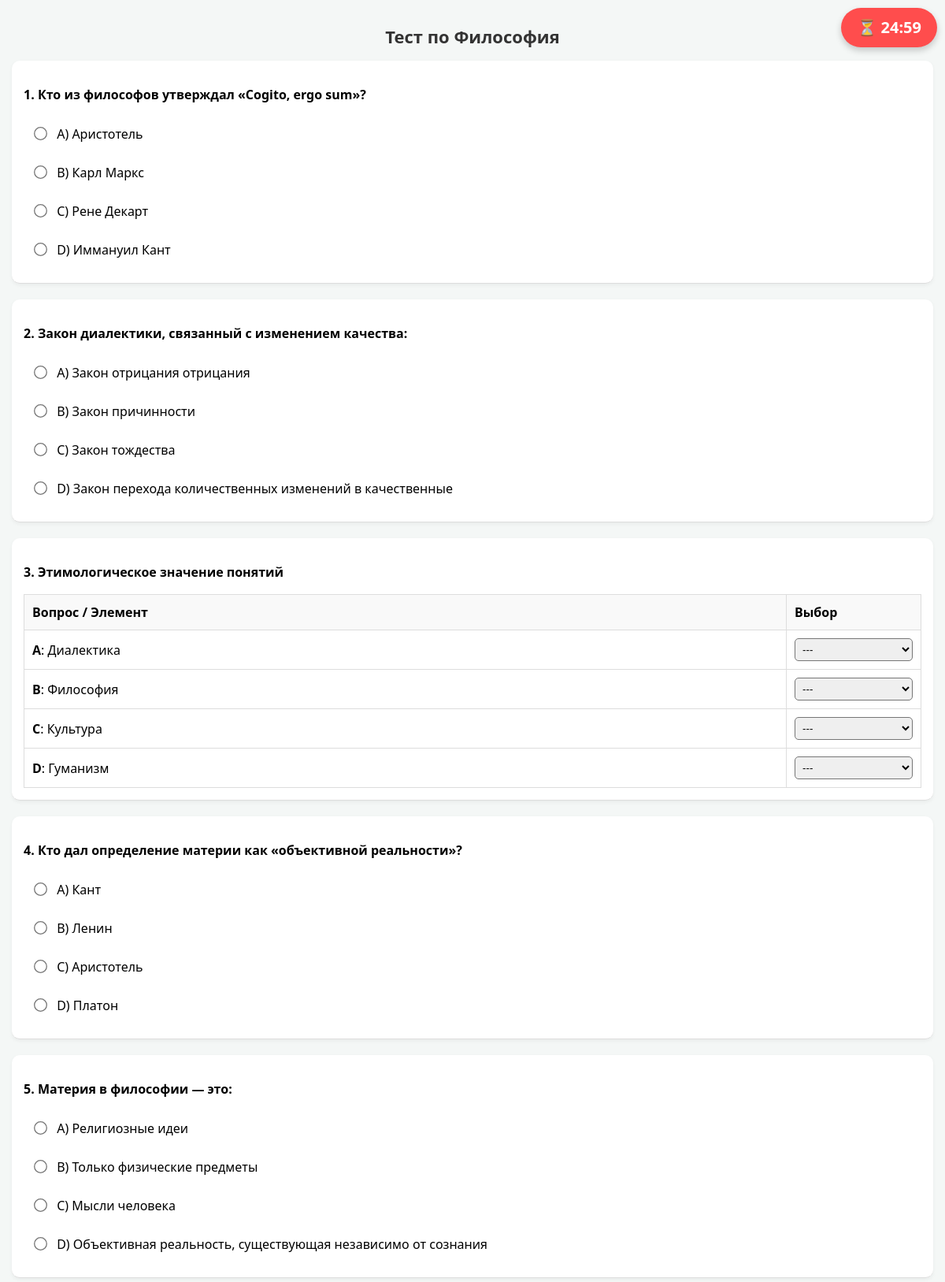
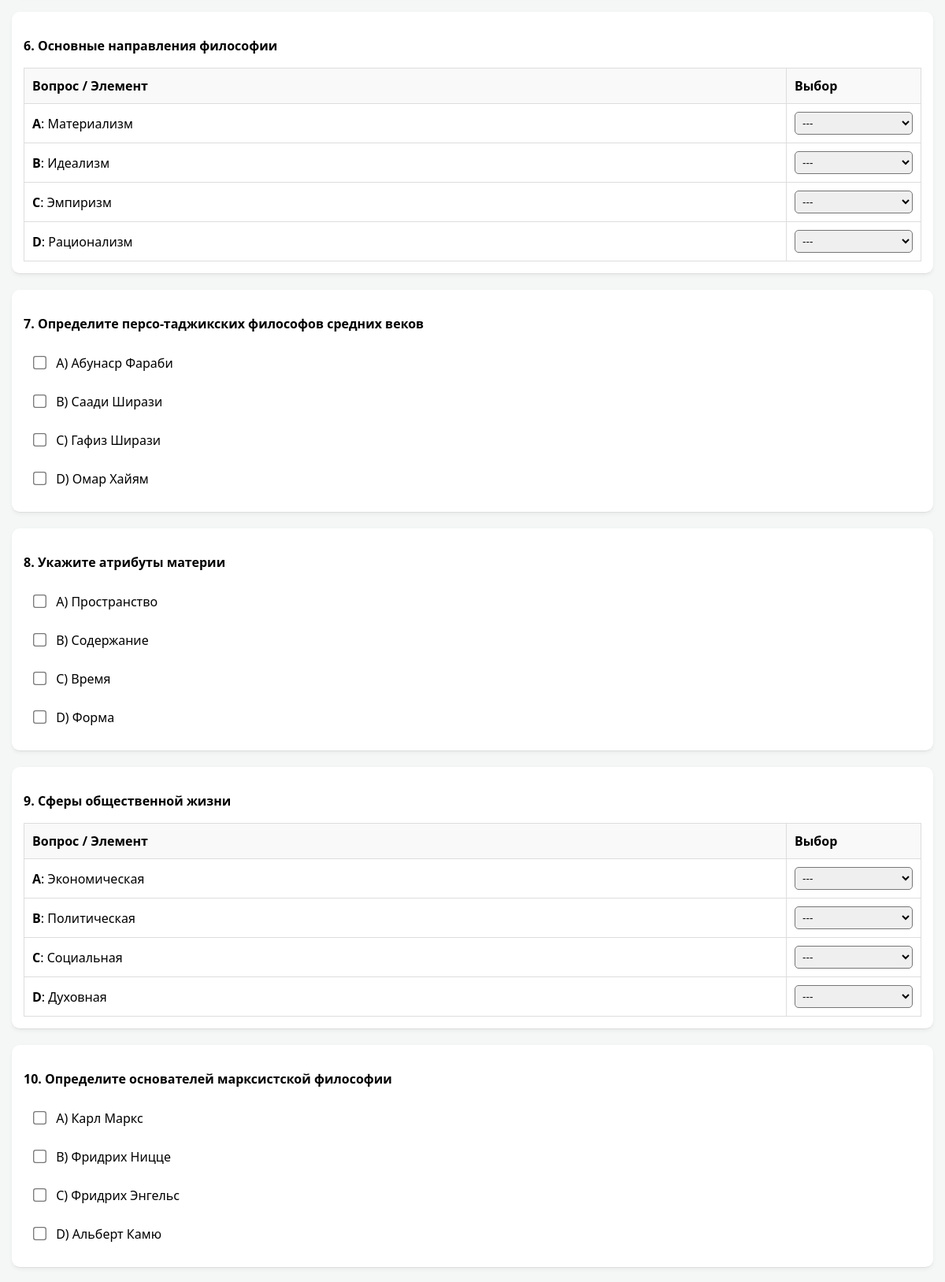
Page /quiz/Философия (signed in, upper part) on the committed database (2 pictures, top to bottom).
### app.py (models this page shows)
class Question(db.Model):
    id = db.Column(db.Integer, primary_key=True)
    subject = db.Column(db.String(50), nullable=False)
    q_text = db.Column(db.Text, nullable=False)
    ans_correct = db.Column(db.Text, nullable=False) # Изменено на Text для длинных ответов
    opt_a = db.Column(db.String(200))
    opt_b = db.Column(db.String(200))
    opt_c = db.Column(db.String(200))
    opt_d = db.Column(db.String(200))
    q_type = db.Column(db.String(20), default='single')

### app.py (the view, shortened to what this page needs)
@app.route('/quiz/<subject>', methods=['GET', 'POST'])
def quiz(subject):
    if 'user' not in session: return redirect(url_for('login'))
    search_subject = subject.strip()
    db_qs = db.session.query(Question).filter(Question.subject.ilike(search_subject)).all()
    questions_list = list(db_qs)
    random.shuffle(questions_list)
    questions_to_render = []
    for q in questions_list:
        opts = [
            ('A', q.opt_a), ('B', q.opt_b),
            ('C', q.opt_c), ('D', q.opt_d)
        ]
        correct_ans = str(q.ans_correct).strip()
        if q.q_type == 'single':
            correct_text = ""
            if correct_ans == 'A': correct_text = q.opt_a
            elif correct_ans == 'B': correct_text = q.opt_b
            elif correct_ans == 'C': correct_text = q.opt_c
            elif correct_ans == 'D': correct_text = q.opt_d
            random.shuffle(opts)
            for i, opt in enumerate(opts):
                if opt[1] == correct_text:
                    correct_ans = chr(65 + i) # Новая буква (A, B, C или D)
        questions_to_render.append({
            'id': q.id,
            'q': q.q_text,
            'a': correct_ans,
            'type': q.q_type,
            'options': {chr(65 + i): opt[1] for i, opt in enumerate(opts)}
        })
    results, score = None, 0
    from urllib.parse import unquote
    clean_subject = unquote(subject)
    return render_template('quiz.html',
                           questions=questions_to_render,
                           results=results,
                           score=score,
                           subject=clean_subject)

### templates/quiz.html (shortened to what this page needs)
<!DOCTYPE html>
<html>
<head>
</head>
<body>
   <h1>Тест по {{ subject|capitalize }}</h1>
    {% if results is not none %}
        <div class="result-box">
            <h2>Ваш результат: {{ score }} из 100</h2>
        </div>
    {% else %}
        <div id="timer-box" style="font-size: 20px; font-weight: bold; color: white; position: fixed; top: 10px; right: 10px; background: #ff4d4d; padding: 10px 20px; border-radius: 50px; box-shadow: 0 4px 8px rgba(0,0,0,0.2); z-index: 1000;">
            ⏳ <span id="timer">25:00</span>
        </div>
    {% endif %}
<form method="POST" action="{{ url_for('quiz', subject=subject) }}">
    {% for q in questions %}
    <div class="question-block">
        <p><strong>{{ loop.index }}. {{ q.q }}</strong></p>{% if q.type != 'match' %}
            {% for code, text in q.options.items() %}
                <label>
                    <input type="{% if q.type == 'multi' %}checkbox{% else %}radio{% endif %}"
                        name="{{ q.id }}" value="{{ code }}"
                        {% if results %}disabled{% endif %}>
                        <span class="
                        ">
                        {{ code }}) {{ text }}
                    </span>
                </label>
            {% endfor %}
        {% else %}
            <table class="match-table">
                <thead>
                    <tr>
                        <th>Вопрос / Элемент</th>
                        <th style="width: 150px;">Выбор</th>
                    </tr>
                </thead>
                <tbody>
                    {% for key, val in q.options.items() %}
                    <tr>
                        <td><strong>{{ key }}</strong>: {{ val }}</td>
                        <td>
                            <select name="{{ q.id }}_{{ loop.index }}" {% if results %}disabled{% endif %}>
                                <option value="">---</option>
                            </select>
                        </td>
                    </tr>
                    {% endfor %}
                </tbody>
            </table>
        {% endif %}
    </div>
    {% endfor %}
</form>
</body>
</html>

### templates/quiz.html (style rules this page uses)
body { font-family: 'Segoe UI', Tahoma, Geneva, Verdana, sans-serif; padding: 15px; background: #f4f7f6; margin: 0; line-height: 1.5; }
h1 { font-size: 22px; text-align: center; color: #333; }
.question-block { margin-bottom: 20px; border-bottom: 1px solid #ddd; padding-bottom: 15px; background: white; padding: 15px; border-radius: 10px; box-shadow: 0 2px 5px rgba(0,0,0,0.05); }
label { display: block; padding: 10px; margin: 5px 0; cursor: pointer; font-size: 16px; }
input[type="radio"], input[type="checkbox"] { transform: scale(1.3); margin-right: 10px; }
.match-table { width: 100%; border-collapse: collapse; margin-top: 10px; }
.match-table td, .match-table th { border: 1px solid #ddd; padding: 10px; text-align: left; }
.match-table th { background: #f9f9f9; }
select { padding: 5px; border-radius: 5px; width: 100%; }

### rows in the picture
Question: q "Кто из философов утверждал «Cogito, ergo sum»?", q_type "☐ A) Аристотель", ans_correct "A", opt_b "Аристотель", q_type "☐ B) Карл Маркс", code "B", opt_c "Карл Маркс", q_type "☐ C) Рене Декарт", code "C", opt_a "Рене Декарт", q_type "☐ D) Иммануил Кант", code "D", opt_d "Иммануил Кант"
Question: q "Закон диалектики, связанный с изменением качества:", q_type "☐ A) Закон отрицания отрицания", ans_correct "A", opt_b "Закон отрицания отрицания", q_type "☐ B) Закон причинности", code "B", opt_d "Закон причинности", q_type "☐ C) Закон тождества", code "C", opt_c "Закон тождества", q_type "☐ D) Закон перехода количественн", code "D", opt_a "Закон перехода количественных изменений в качественные"
Question: q "Этимологическое значение понятий", key "A", opt_a "Диалектика", key "B", opt_b "Философия", key "C", opt_c "Культура", key "D", opt_d "Гуманизм"
Question: q "Кто дал определение материи как «объективной реальности»?", q_type "☐ A) Кант", ans_correct "A", opt_d "Кант", q_type "☐ B) Ленин", code "B", opt_a "Ленин", q_type "☐ C) Аристотель", code "C", opt_b "Аристотель", q_type "☐ D) Платон", code "D", opt_c "Платон"
Question: q "Материя в философии — это:", q_type "☐ A) Религиозные идеи", ans_correct "A", opt_d "Религиозные идеи", q_type "☐ B) Только физические предметы", code "B", opt_b "Только физические предметы", q_type "☐ C) Мысли человека", code "C", opt_c "Мысли человека", q_type "☐ D) Объективная реальность, сущ", code "D", opt_a "Объективная реальность, существующая независимо от сознания"
Question: q "Основные направления философии", key "A", opt_a "Материализм", key "B", opt_b "Идеализм", key "C", opt_c "Эмпиризм", key "D", opt_d "Рационализм"
Question: q "Определите персо-таджикских философов средних веков", code "A", opt_a "Абунаср Фараби", code "B", opt_b "Саади Ширази", code "C", opt_c "Гафиз Ширази", code "D", opt_d "Омар Хайям"
Question: q "Укажите атрибуты материи", code "A", opt_a "Пространство", code "B", opt_b "Содержание", code "C", opt_c "Время", code "D", opt_d "Форма"
Question: q "Сферы общественной жизни", key "A", opt_a "Экономическая", key "B", opt_b "Политическая", key "C", opt_c "Социальная", key "D", opt_d "Духовная"
Question: q "Определите основателей марксистской философии", code "A", opt_a "Карл Маркс", code "B", opt_b "Фридрих Ницце", code "C", opt_c "Фридрих Энгельс", code "D", opt_d "Альберт Камю"

### other values in the picture
{{ subject|capitalize }} "Философия"
